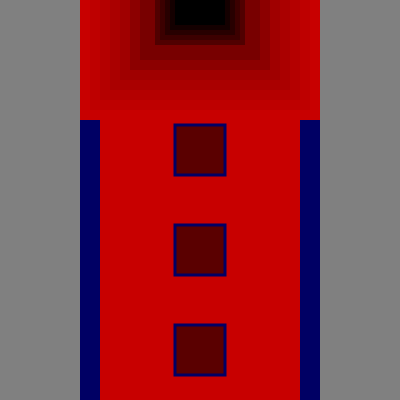
Frame 1 (no input)
Frame 60 (no input): identical to frame 1, image omitted
Frame 120 (the mouse pressed at the canvas centre since frame 60): identical to frame 1, image omitted

The p5.js sketch that drew this single still picture (run headless with seeded random() and noise() and a simulated clock; from frame 60 on, the mouse is pressed at the canvas centre):

// p5.js sketch
// ── sketch.js
"use strict";

function setup() {
    createCanvas(400, 400);
}

function draw() {
    background(128);
    squares();
}
function squares() {

    push();
    fill(0, 0, 100);
    noStroke();
    rectMode(CENTER);
    rect(200, 300, 240, 400);
    pop();

    push();
    fill(200, 0, 0);
    noStroke();
    rectMode(CENTER);
    rect(200, 300, 200, 400);
    pop();

    push();
    fill(200, 0, 0);
    noStroke();
    rectMode(CENTER);
    square(200, 0, 240);
    pop();

    push();
    fill(190, 0, 0);
    noStroke();
    rectMode(CENTER);
    square(200, 0, 220);
    pop();

    push();
    fill(180, 0, 0);
    noStroke();
    rectMode(CENTER);
    square(200, 0, 200);
    pop();

    push();
    fill(170, 0, 0);
    noStroke();
    rectMode(CENTER);
    square(200, 0, 180);
    pop();

    push();
    fill(160, 0, 0);
    noStroke();
    rectMode(CENTER);
    square(200, 0, 160);
    pop();

    push();
    fill(140, 0, 0);
    noStroke();
    rectMode(CENTER);
    square(200, 0, 140);
    pop();

    push();
    fill(120, 0, 0);
    noStroke();
    rectMode(CENTER);
    square(200, 0, 120);
    pop();


    push();
    fill(80, 0, 0);
    noStroke();
    rectMode(CENTER);
    square(200, 0, 90);
    pop();

    push();
    fill(60, 0, 0);
    noStroke();
    rectMode(CENTER);
    square(200, 0, 80);
    pop();

    push();
    fill(40, 0, 0);
    noStroke();
    rectMode(CENTER);
    square(200, 0, 70);
    pop();

    push();
    fill(20, 0, 0);
    noStroke();
    rectMode(CENTER);
    square(200, 0, 60);
    pop();

    push();
    fill(0);
    noStroke();
    rectMode(CENTER);
    square(200, 0, 50);
    pop();

    push();
    fill(90, 0, 0);
    stroke(0, 0, 100);
    strokeWeight(3);
    rectMode(CENTER);
    square(200, 150, 50);
    pop();
    push();
    fill(90, 0, 0);
    stroke(0, 0, 100);
    strokeWeight(3);
    rectMode(CENTER);
    square(200, 250, 50);
    pop();

    push();
    fill(90, 0, 0);
    stroke(0, 0, 100);
    strokeWeight(3);
    rectMode(CENTER);
    square(200, 350, 50);
    pop();
}
